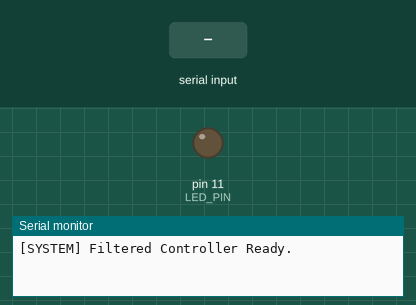
The sketch below on a simulated Arduino Uno, built with avr-gcc and run on an emulated ATmega328P. On the bench: output pins drawn as LEDs (lit = HIGH), the last lines printed to the serial monitor. Inputs (shaded band) come from the test bench.

Above: at 1.2 s.
1.3 s: "1\n" received over the second serial link
At 1.7 s:
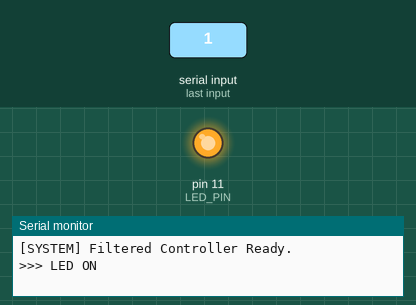
2.8 s: "0\n" received over the second serial link
At 4.1 s:
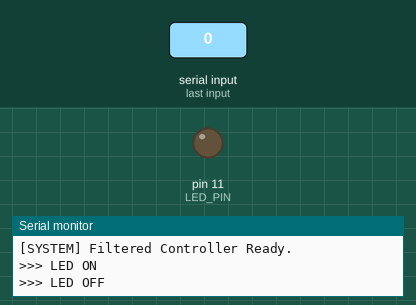
Timing chart, 0 to 5.8 s (numbered marks = the images above; inputs shaded):
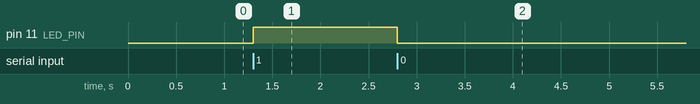

Measured:
- after the input at 1.3 s, pin 11 (LED_PIN): LOW → HIGH at once
- after the input at 2.8 s, pin 11 (LED_PIN): HIGH → LOW at once

The sketch:

bluetooth_webpage_uno.ino
```cpp
#include <SoftwareSerial.h>

// RX = Pin 2 (HC-05 TXD), TX = Pin 3 (HC-05 RXD via divider)
SoftwareSerial bt(2, 3);

const int LED_PIN = 11; // Ensure external LED or onboard Pin 13 is set correctly

void setup() {
  pinMode(LED_PIN, OUTPUT);
  digitalWrite(LED_PIN, LOW);

  // Enable internal pull-up on SoftwareSerial RX to stop floating noise
  pinMode(2, INPUT_PULLUP);

  Serial.begin(9600);
  bt.begin(9600);

  Serial.println(F("[SYSTEM] Filtered Controller Ready."));
}

void loop() {
  if (bt.available()) {
    char c = bt.read();

    // Ignore newlines, carriage returns, spaces, and non-printable noise
    if (c == '\r' || c == '\n' || c == ' ' || (uint8_t)c > 127) {
      return;
    }

    if (c == '1') {
      digitalWrite(LED_PIN, HIGH);
      bt.println(F("LED: ON"));
      Serial.println(F(">>> LED ON"));
    }
    else if (c == '0') {
      digitalWrite(LED_PIN, LOW);
      bt.println(F("LED: OFF"));
      Serial.println(F(">>> LED OFF"));
    }
  }
}
```
